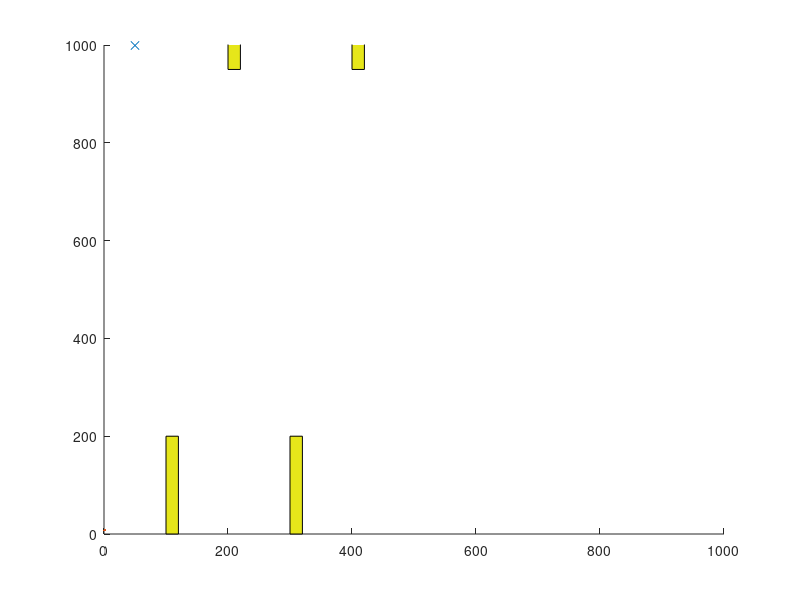

The MATLAB source for this figure: (Note: this script raises an error after producing the figure.)
% RRT* algorithm in 2D with collision avoidance.
% 
% Author: Sai Vemprala
% 
% nodes:    Contains list of all explored nodes. Each node contains its
%           coordinates, cost to reach and its parent.
% 
% Brief description of algorithm: 
% 1. Pick a random node q_rand.
% 2. Find the closest node q_near from explored nodes to branch out from, towards
%    q_rand.
% 3. Steer from q_near towards q_rand: interpolate if node is too far away, reach
%    q_new. Check that obstacle is not hit.
% 4. Update cost of reaching q_new from q_near, treat it as Cmin. For now,
%    q_near acts as the parent node of q_new.
% 5. From the list of 'visited' nodes, check for nearest neighbors with a 
%    given radius, insert in a list q_nearest.
% 6. In all members of q_nearest, check if q_new can be reached from a
%    different parent node with cost lower than Cmin, and without colliding
%    with the obstacle. Select the node that results in the least cost and 
%    update the parent of q_new.
% 7. Add q_new to node list.
% 8. Continue until maximum number of nodes is reached or goal is hit.

% Clears all variables and closes any figures
clearvars
close all

% Setup environment and algorithm constraints
% Size of environment
x_max = 1000;
y_max = 1000;

x_range = [0, 1000]; % meters
y_range = [0, 1000]; 
z_range = [10, 30]; % Altitude range
cuboid_size = [10, 10, 20]; % Each cuboid's dimensions

[x, y, z] = ndgrid(x_range(1):cuboid_size(1):x_range(2), ...
                    y_range(1):cuboid_size(2):y_range(2), ...
                    z_range(1):cuboid_size(3):z_range(2));
cuboid_centers = [x(:), y(:), z(:)];

start_pos = [0, 0, 20];
goal_pos = [1000, 1000, 20];


% Obstacle
obstacle1 = [100, 0, 20, 200];
obstacle2 = [200, 950, 20, 200];
obstacle3 = [300, 0, 20, 200];
obstacle4 = [400, 950, 20, 200];
obstacle_list = [obstacle1; obstacle2; obstacle3; obstacle4];
% Step size - how far tree can expand per iteration
EPS = 40;
% Max number of nodes the algorithm will generate
numNodes = 500;        

% Start and goal positions
q_start.coord = [0 0];
q_start.cost = 0;
q_start.parent = 0;
q_goal.coord = [999 999];
q_goal.cost = 0;

% Imaging pass spacing
pass_spacing = x_max / 10;

q_goal_temp.coord = [(pass_spacing / 2), (y_max - 1)];
q_goal_temp.cost = 0;

% nodes stores all explored nodes
nodes(1) = q_start;

% Probability to bias towards the goal destination
goal_bias_prob = 0.5;

temp_goal_direction = -1;

% Create figure, draw obstacle
figure(1)
axis([0 x_max 0 y_max])
rectangle('Position',obstacle1,'FaceColor',[.9 .9 .1])
rectangle('Position',obstacle2,'FaceColor',[.9 .9 .1])
rectangle('Position',obstacle3,'FaceColor',[.9 .9 .1])
rectangle('Position',obstacle4,'FaceColor',[.9 .9 .1])
hold on

% Main loop - growing the tree
for i = 1:1:numNodes
    
    % Bias towards the goal
    if rand < goal_bias_prob
        q_rand = q_goal_temp.coord;
    else
        % Generates a random point in the 2D space
        q_rand = [floor(rand(1)*x_max) floor(rand(1)*y_max)];
    end

    % q_rand = [rand*(x_range(2) - x_range(1)) + x_range(1), ...
    %           rand*(y_range(2) - y_range(1)) + y_range(1), ...
    %           rand*(z_range(2) - z_range(1)) + z_range(1)];
    
    % Plot point on figure
    plot(q_rand(1), q_rand(2), 'x', 'Color',  [0 0.4470 0.7410], MarkerSize=8)
    
    % Break if goal node is already reached
    for j = 1:1:length(nodes)
        if nodes(j).coord == q_goal.coord
            break
        end
    end

    % Update temporary goal if reached.
    for k = 1:1:length(nodes)
        if nodes(k).coord == q_goal_temp.coord
            q_goal_temp.coord(1) = q_goal_temp.coord(1) + pass_spacing;
            if temp_goal_direction == 1
                q_goal_temp.coord(2) = (y_max - 1);
            else
                q_goal_temp.coord(2) = 1;
            end
            temp_goal_direction = -temp_goal_direction;
        end
    end
    % Pick the closest node to q_rand from existing list to branch out from
    % By calculating the Euclidean distance for all nodes
    ndist = [];
    for j = 1:1:length(nodes)
        n = nodes(j);
        tmp = dist(n.coord, q_rand);
        ndist = [ndist tmp];
    end
    [val, idx] = min(ndist);
    q_near = nodes(idx);
    
    % Move towards q_rand from q_near (limited to EPS num units)
    q_new.coord = steer(q_rand, q_near.coord, val, EPS);

    % Checks if the path between q_near and q_new collides with the
    % obstacle
    if noCollision(q_rand, q_near.coord, obstacle_list)
        % No collision, so draws a line from q_near to q_new
        line([q_near.coord(1), q_new.coord(1)], [q_near.coord(2), q_new.coord(2)], 'Color', 'k', 'LineWidth', 2);
        drawnow
        hold on
        % Calculate cost to travel to q_new plus the cost of reaching
        % q_near
        q_new.cost = dist(q_new.coord, q_near.coord) + q_near.cost;
        
        % Within a radius of r, find all existing nodes
        % Check if any provide a lower cost path to q_new
        q_nearest = [];
        r = 60;
        neighbor_count = 1;
        for j = 1:1:length(nodes)
            if noCollision(nodes(j).coord, q_new.coord, obstacle_list) && dist(nodes(j).coord, q_new.coord) <= r
                q_nearest(neighbor_count).coord = nodes(j).coord;
                q_nearest(neighbor_count).cost = nodes(j).cost;
                neighbor_count = neighbor_count+1;
            end
        end
        
        % Initialize cost to currently known value
        q_min = q_near;
        C_min = q_new.cost;
        
        % Iterate through all nearest neighbors to find alternate lower
        % cost paths
        % If a better parent is found, updates the connection and draws a
        % green line
        for k = 1:1:length(q_nearest)
            if noCollision(q_nearest(k).coord, q_new.coord, obstacle_list) && q_nearest(k).cost + dist(q_nearest(k).coord, q_new.coord) < C_min
                q_min = q_nearest(k);
                C_min = q_nearest(k).cost + dist(q_nearest(k).coord, q_new.coord);
                line([q_min.coord(1), q_new.coord(1)], [q_min.coord(2), q_new.coord(2)], 'Color', 'g', 'LineWidth', 1);                
                hold on
            end
        end
        
        % Update parent to least cost-from node
        for j = 1:1:length(nodes)
            if nodes(j).coord == q_min.coord
                q_new.parent = j;
            end
        end
        
        % Append q_new to explored nodes
        nodes = [nodes q_new];
    end
end

% Finding the optimal path
% Finds the closest node to the goal
D = [];
for j = 1:1:length(nodes)
    tmpdist = dist(nodes(j).coord, q_goal.coord);
    D = [D tmpdist];
end

% Search backwards from goal to start to find the optimal least cost path
[val, idx] = min(D);
q_final = nodes(idx);
q_goal.parent = idx;
q_end = q_goal;
nodes = [nodes q_goal];
% Trace path back to start and draws optimal path.
while q_end.parent ~= 0
    start = q_end.parent;
    line([q_end.coord(1), nodes(start).coord(1)], [q_end.coord(2), nodes(start).coord(2)], 'Color', 'r', 'LineWidth', 2);
    hold on
    q_end = nodes(start);
end


